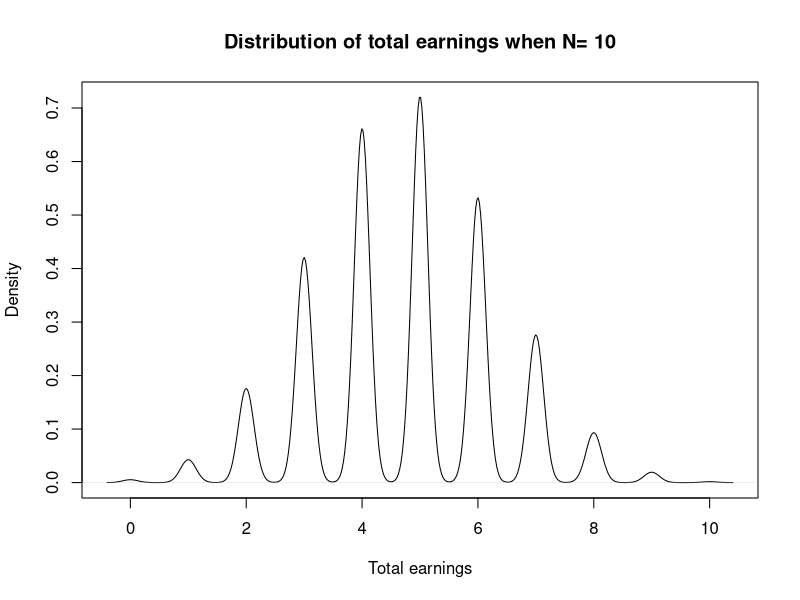
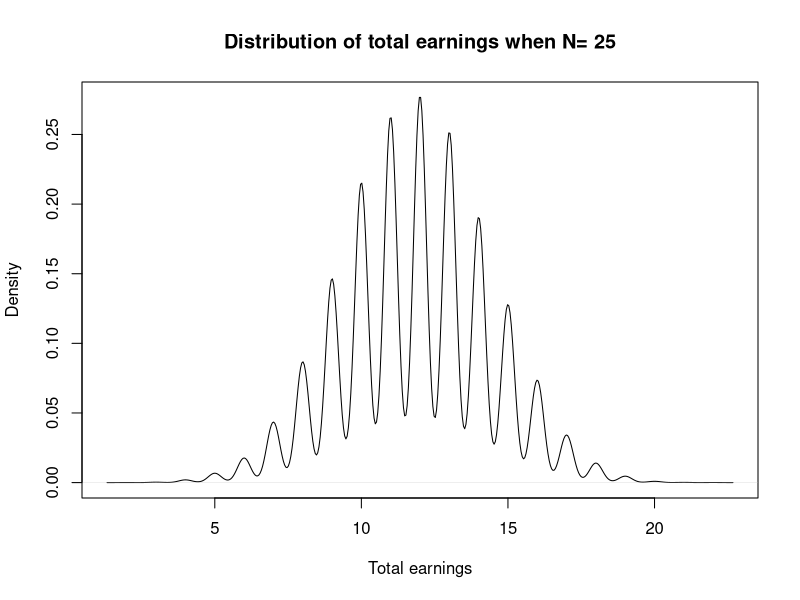
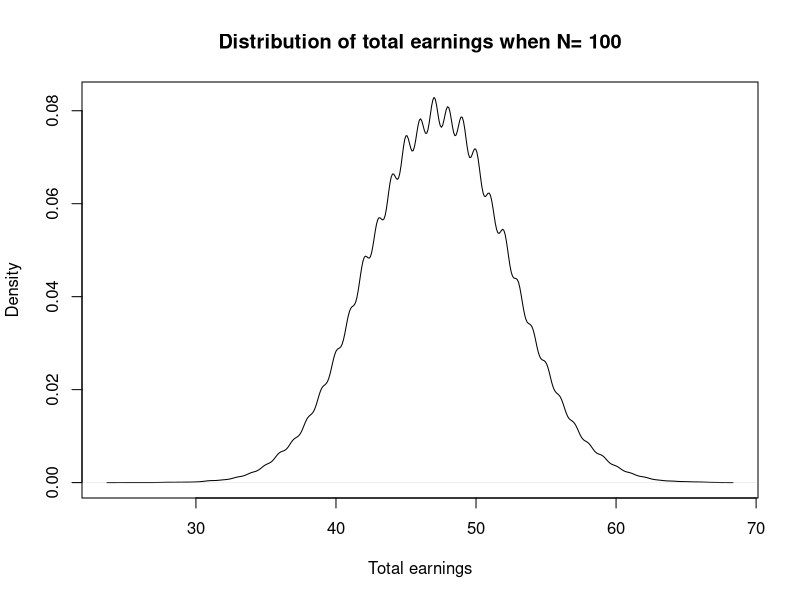
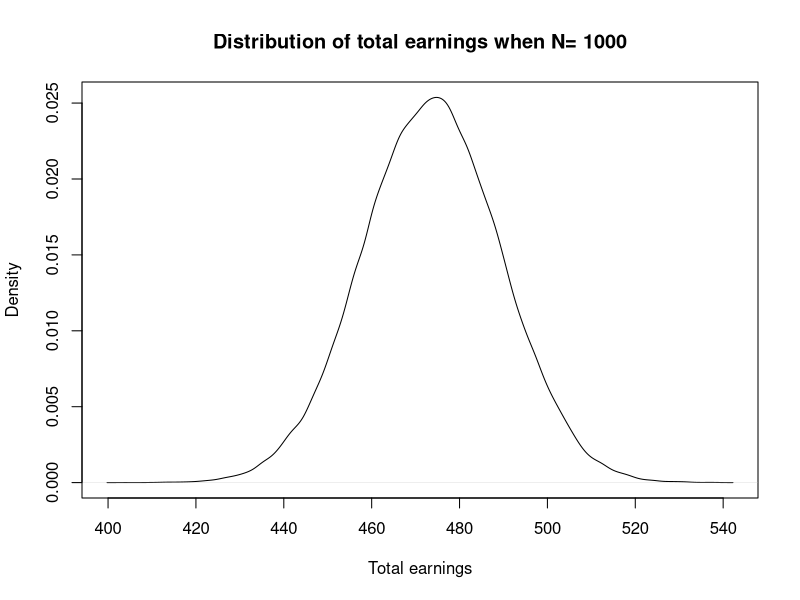
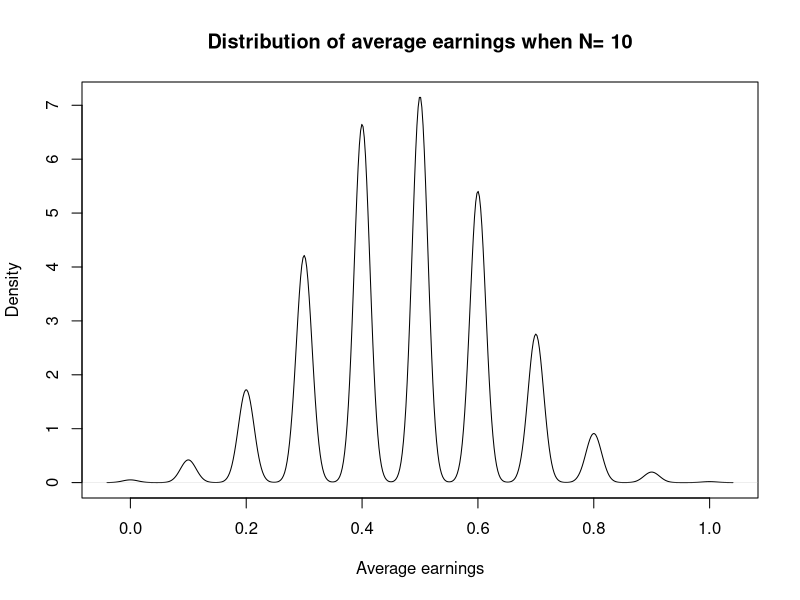
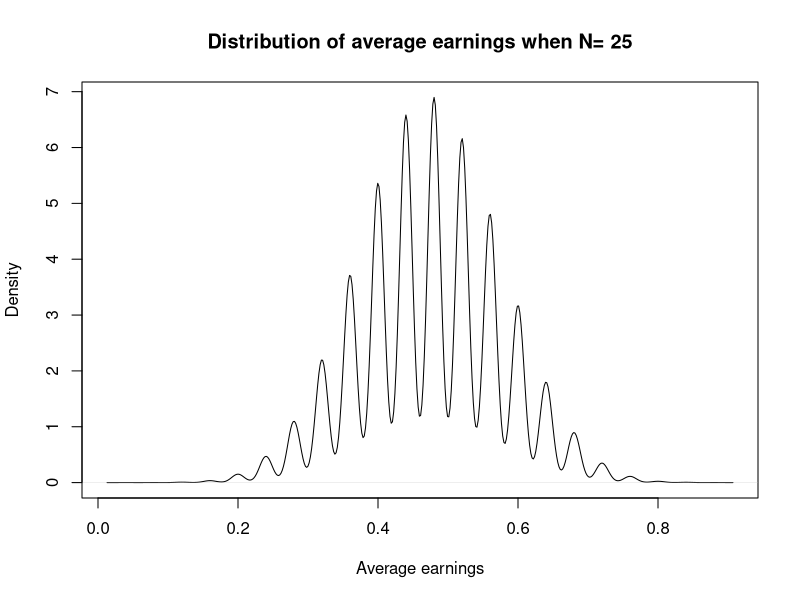
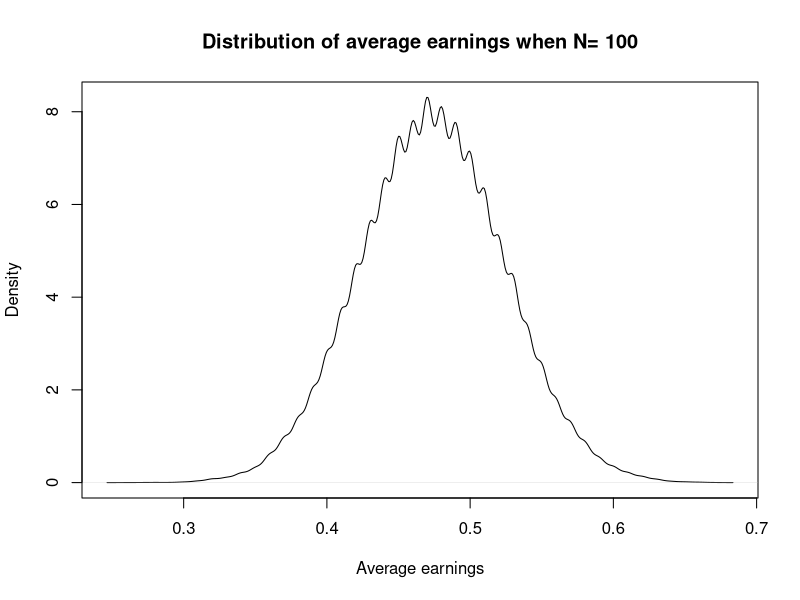
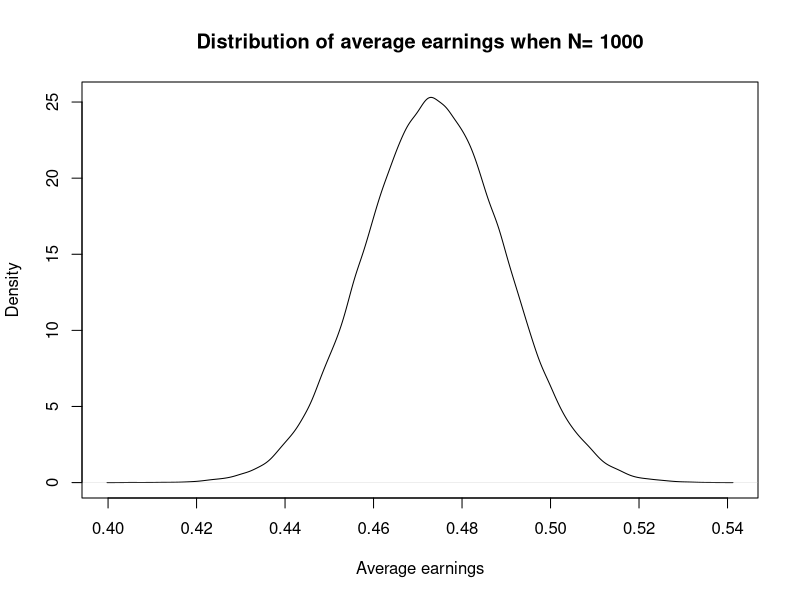

Here is the R script that generated these plots, in order:
## ---- chunk 1
roullete <- rep( c("red", "black", "green"), times = c(18,18,2))
get_outcome <- function(N) {
        bet <- sample(roullete, N, replace=T)
        sum(bet=="black")
}
## ---- chunk 2
N <- c(10,25,100,1000) 

# Distribution of total earnings
simulation1 <- function(N, B = 10^5){
        earnings <- replicate(B, get_outcome(N))
        plot(density(earnings), xlab="Total earnings", 
             main=paste("Distribution of total earnings when N=",N))       
        c(N, mean(earnings), sd(earnings))
}

summary1 <- as.data.frame(sapply(N, simulation1))
rownames(summary1) <- c("N","Mean","Standard error")
summary1[1,] <- format(summary1[1,],digits=2)
summary1

# Distribution of total earnings
simulation2 <- function(N, B = 10^5){
        earnings.average <- replicate(B, get_outcome(N))/N
        plot(density(earnings.average), xlab="Average earnings", 
             main=paste("Distribution of average earnings when N=",N))       
        c(N, mean(earnings.average), sd(earnings.average))
}

summary2 <- as.data.frame(sapply(N, simulation2))
rownames(summary2) <- c("N","Mean","Standard error")
summary2[1,] <- format(summary2[1,],digits=2)
summary2
## ---- chunk 3
# use CLT
mean25 <- 9/19*25
sd25 <- sqrt((9/19)*(1-9/19)*25)
p.clt <- 1-pnorm(25, mean = mean25, sd = sd25)
print(paste("The probability that the casino loses money when you play 25 times is", p.clt))

# use Monte Carlo simulation
B <- 10^5
earnings25 <- replicate(B, get_outcome(25))
p.mc <- sum(earnings25 > 25)/B
print(paste("The probability that the casino loses money when you play 25 times is ", p.mc))
## ---- chunk 4


## ---- chunk 5
##your code here
## ---- chunk 6
##your code here
## ---- chunk 7
###your code here
## ---- chunk 8
##your code here
## ---- chunk 9
###your code here
## ---- chunk 10
##your code here
## ---- chunk 11
##your code here
## ---- chunk 12
##your code here
## ---- chunk 13
###your code here
## ---- chunk 14
loan <- 180000
loss_per_foreclosure <- 120000
p2 <- 0.05
interest_rate2 <- 0.05
B <- 10^5
outcomes1 <- replicate(B,{
  sample( c(-loss_per_foreclosure, interest_rate2*loan ), 2, replace=TRUE, prob=c(p2, 1-p2))
})
## ---- chunk 15
sum( outcomes1[1,] < 0 & outcomes1[2,]<0)/sum(outcomes1[1,]<0)
## ---- chunk 16
B <- 10^5
outcomes2 <- replicate(B,{
  add <- sample( c(-0.04,0.04), 1)
  sample( c(-loss_per_foreclosure, interest_rate2*loan ), 2, replace=TRUE, prob=c(p2+add, 1-(p2+add)))
})
## ---- chunk 17
sum( outcomes2[1,] < 0 & outcomes2[2,]<0)/sum(outcomes2[1,]<0)
## ---- chunk 18
###your code here
